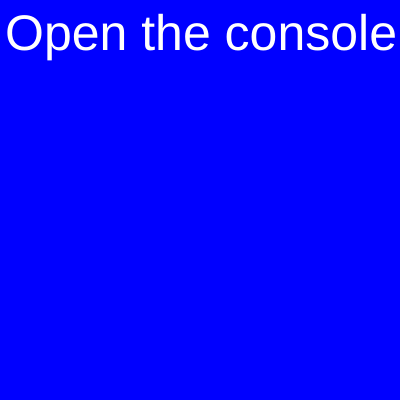
Frame 1 (no input)
Frame 60 (no input): identical to frame 1, image omitted
Frame 120 (the mouse pressed at the canvas centre since frame 60): identical to frame 1, image omitted

The p5.js sketch that drew this single still picture (run headless with seeded random() and noise() and a simulated clock; from frame 60 on, the mouse is pressed at the canvas centre):

// p5.js sketch
// ── sketch.js
//string variable
var name = "Leena";

//array variable
var array = [1,2,3,4];

function setup () {
  
  //create canvas
  createCanvas(400,400);
  
  //array practice
  array.push(name);
  console.log(array.length);
  
  //switch cases practice
  switch(name){
    case "leena": console.log("right");
      break;
    case "LEENA": console.log("wrong");
      break;
    default: console.log("None of it is correct.")
      break;
  }
  
  //for loop practice
  for (var i = 0; i < 11; i = i+2){
    console.log("This is the value of i: " + i);
  }
  
  //while loop practice
  var a = 0;
  while (a<6){
    console.log("This is the value of a: " + a);
    a++;
  }
  
}

function draw () {
  
  //conditional programming practice
  //comparison and operators practice
  //define background color
  if(3+3 === 10){
    background("red");
  } else {
    background("blue");
  }
  
  //display text instructions to open the console
  fill(255);
  textSize(50);
  text("Open the console",5,50);
  
}
